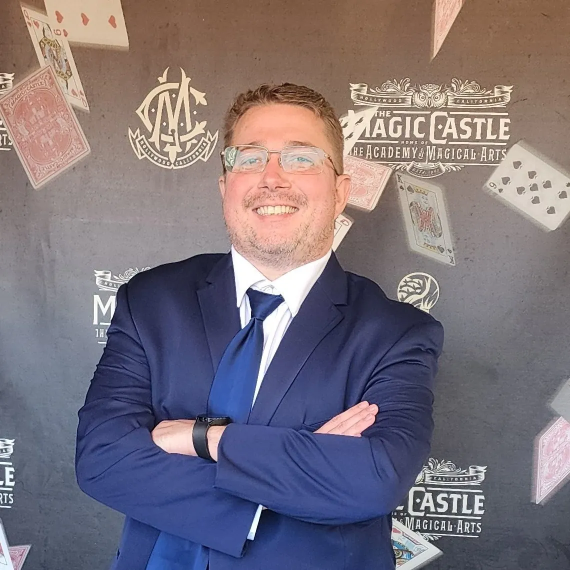
#> input picture img/derick-1140.webp, 1140 x 1140 px, found by its file name (shown at 1/2 size)
$ python make-og-image.py
#> lines starting #> are read from the running program, lines starting #| are printed output that depends on the picture; after the words box and inside, x2 and y2 are one past the last pixel; in counts of white or black regions, pixels touching at a corner belong together
#!/usr/bin/env python3
"""Compose static/img/og-1200x630.jpg from the existing headshot."""
from pathlib import Path
from PIL import Image, ImageDraw, ImageFont, ImageFilter

ROOT = Path(__file__).resolve().parent.parent
SHOT = Image.open(ROOT / "static/img/derick-1140.webp").convert("RGBA")
FONT = Path("/usr/share/fonts/truetype/sand-box/google/Inter/Inter-VariableFont_opsz,wght.ttf")
OUT = ROOT / "static/img/og-1200x630.jpg"
W, H = 1200, 630


def font(size, weight):
    f = ImageFont.truetype(str(FONT), size)
    f.set_variation_by_axes([min(max(size, 14), 32), weight])
    return f


def text_size(draw, fnt, text):
    b = draw.textbbox((0, 0), text, font=fnt)
    return b[2] - b[0], b[3] - b[1]


def main():
    img = Image.new("RGBA", (W, H), (7, 7, 13, 255))
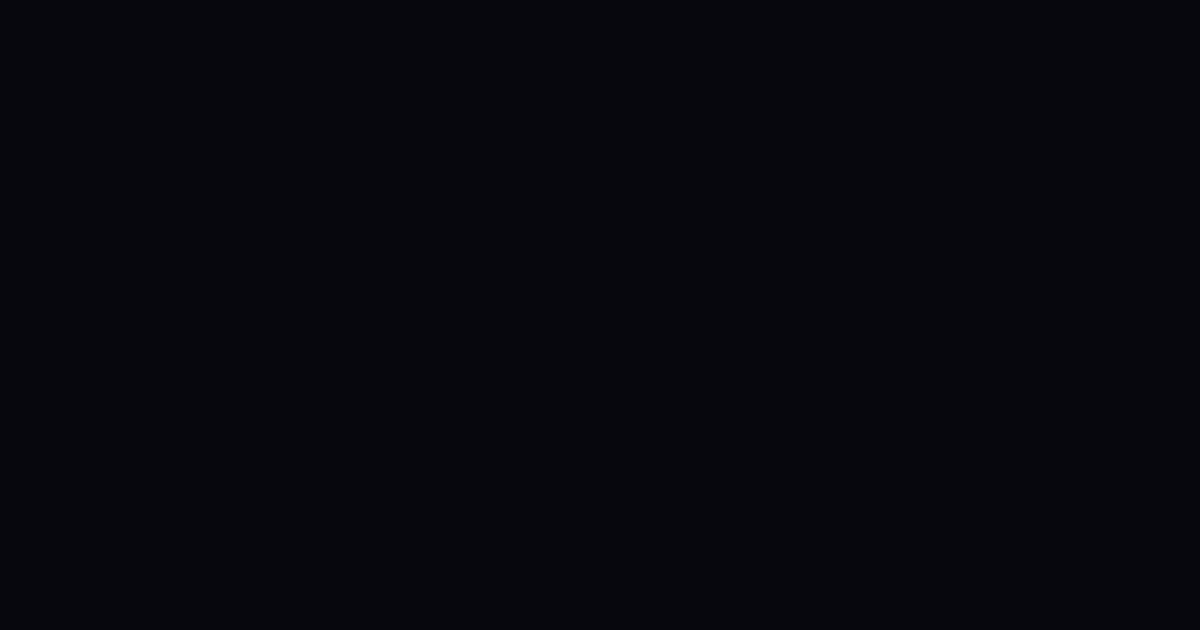
#> img: PIL image 1200x630 RGBA; mean R, G, B, A 7, 7, 13, 255
    glow = Image.new("RGBA", (W, H), (0, 0, 0, 0))
#> glow: PIL image 1200x630 RGBA; every value is 0
    gd = ImageDraw.Draw(glow)
    cx, cy = 280, 315
    for r, a in ((420, 28), (300, 40), (200, 28)):
        gd.ellipse((cx - r, cy - r, cx + r, cy + r), fill=(57, 255, 136, a))
    img = Image.alpha_composite(img, glow.filter(ImageFilter.GaussianBlur(80)))
    wash = Image.new("RGBA", (W, H), (0, 0, 0, 0))
    ImageDraw.Draw(wash).ellipse((700, -80, 1400, 500), fill=(61, 224, 255, 22))
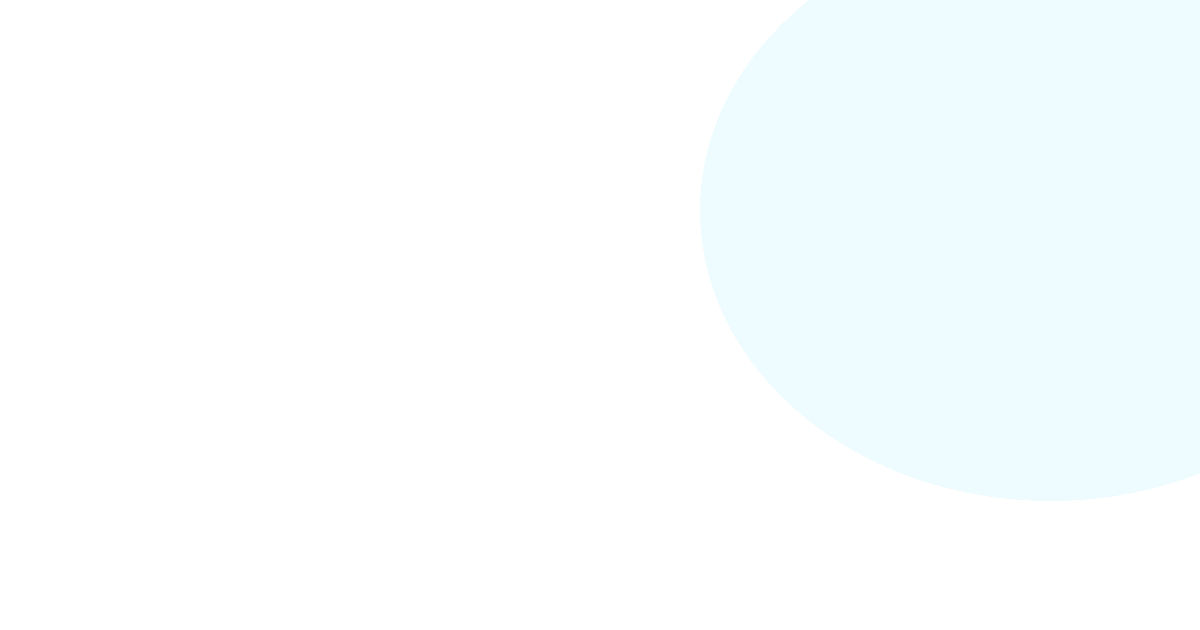
#> wash: PIL image 1200x630 RGBA; mean R, G, B, A 17.8, 65.2, 74.3, 6.4; transparent parts drawn white
    img = Image.alpha_composite(img, wash.filter(ImageFilter.GaussianBlur(70)))
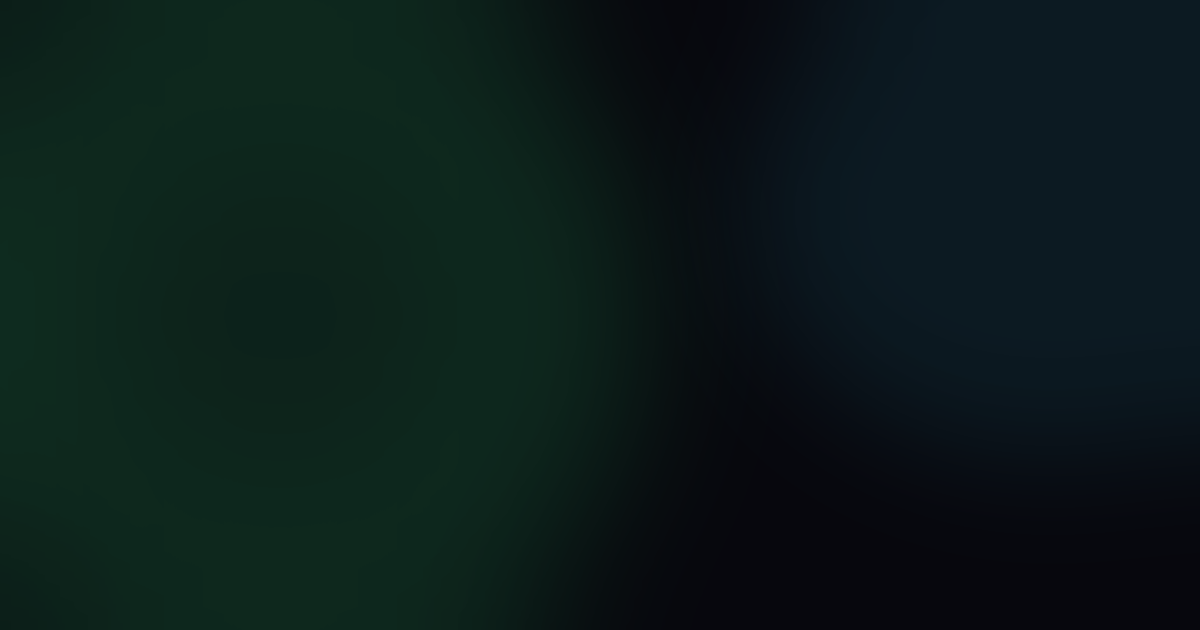
#> img: PIL image 1200x630 RGBA; mean R, G, B, A 11.3, 27.3, 25.8, 255
    draw = ImageDraw.Draw(img)

    size = 420
    portrait = SHOT.resize((size, size), Image.Resampling.LANCZOS)
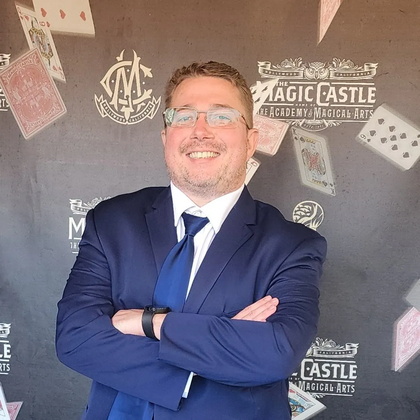
#> portrait: PIL image 420x420 RGBA; mean R, G, B, A 124.1, 114.8, 123.4, 255
    mask = Image.new("L", (size, size), 0)
#> mask: PIL image 420x420 L; every value is 0
    ImageDraw.Draw(mask).ellipse((0, 0, size - 1, size - 1), fill=255)
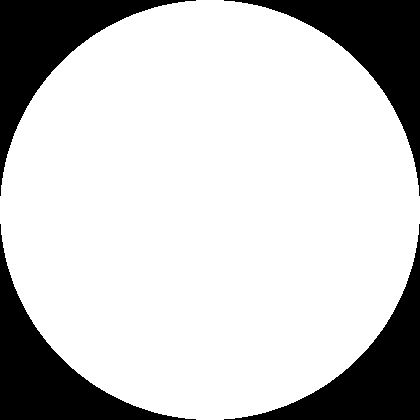
#> mask: PIL image 420x420 L; 78.5% white; 4 black regions, box (x1, y1, x2, y2) and area: (0, 0, 196, 196) 9490, (224, 0, 420, 196) 9490, (0, 224, 196, 420) 9490, (224, 224, 420, 420) 9490
    mask = mask.filter(ImageFilter.GaussianBlur(0.6))
    ring_pad = 8
    ring = Image.new("RGBA", (size + ring_pad * 2, size + ring_pad * 2), (0, 0, 0, 0))
#> ring: PIL image 436x436 RGBA; every value is 0
    ImageDraw.Draw(ring).ellipse(
        (0, 0, size + ring_pad * 2 - 1, size + ring_pad * 2 - 1),
        outline=(57, 255, 136, 255),
        width=6,
    )
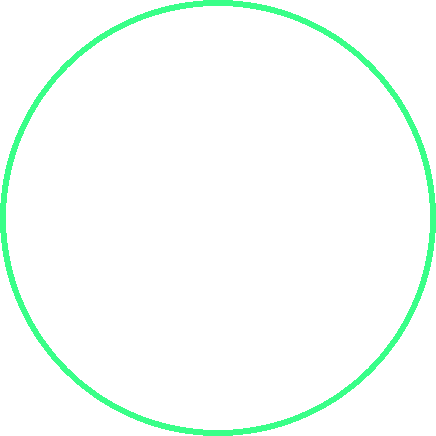
#> ring: PIL image 436x436 RGBA; mean R, G, B, A 2.4, 10.7, 5.7, 10.7; transparent parts drawn white
    px, py = 70, (H - size) // 2
    img.paste(ring, (px - ring_pad, py - ring_pad), ring)
    img.paste(portrait, (px, py), mask)
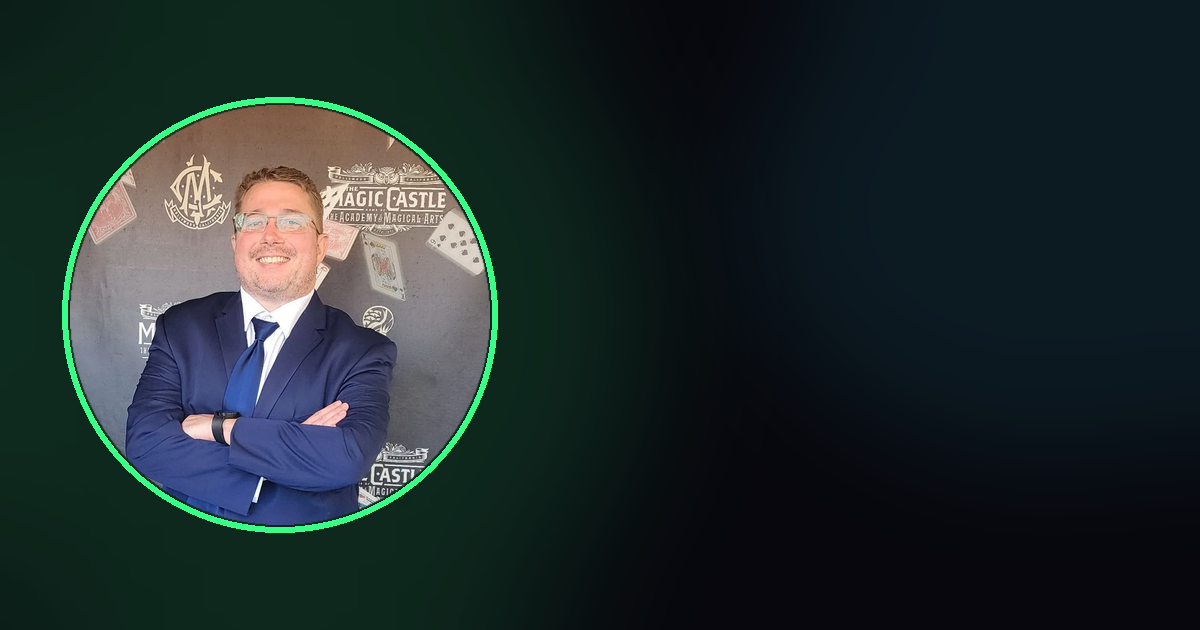
#> img: PIL image 1200x630 RGBA; mean R, G, B, A 31.8, 43.6, 44.8, 255
    draw = ImageDraw.Draw(img)

    tx = 560
    kicker_font = font(16, 700)
    name_font = font(64, 800)
    role_font = font(28, 500)
    studio_font = font(24, 500)
    kicker = "PRINCIPAL ENGINEER"
    lines = [
        ("DERICK JANSSEN", name_font, (236, 236, 246, 255)),
        ("Principal Engineer · Game Programmer", role_font, (160, 160, 184, 255)),
        ("Santa Barbara Games", studio_font, (57, 255, 136, 255)),
    ]
    heights = [text_size(draw, f, t)[1] for t, f, _ in lines]
    kicker_h = text_size(draw, kicker_font, kicker)[1]
    block_h = kicker_h + 14 + sum(heights) + 18 + 16
    ty = (H - block_h) // 2
    draw.text((tx, ty), kicker, font=kicker_font, fill=(57, 255, 136, 255))
    ty += kicker_h + 14
    draw.rectangle((tx, ty - 10, tx + 48, ty - 7), fill=(57, 255, 136, 255))
    for i, (text, fnt, color) in enumerate(lines):
        draw.text((tx, ty), text, font=fnt, fill=color)
        ty += heights[i] + (18 if i == 0 else 16 if i == 1 else 0)

    draw.rectangle((0, 0, W, 3), fill=(57, 255, 136, 180))
    draw.rectangle((0, H - 3, W, H), fill=(57, 255, 136, 180))
    img.convert("RGB").save(OUT, "JPEG", quality=90, optimize=True, subsampling=0)
    print(f"wrote {OUT} 1200x630")


if __name__ == "__main__":
#> (the run stopped early here; a loop or call above may not have finished)

$ run again, with img/derick-318.webp copied over img/derick-1140.webp
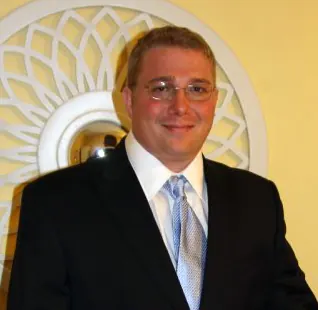
#> input picture img/derick-318.webp, 318 x 310 px, found by its file name
#> glow: PIL image 1200x630 RGBA; every value is 0
#> in main, `img.paste(portrait, (px, py), mask)`:
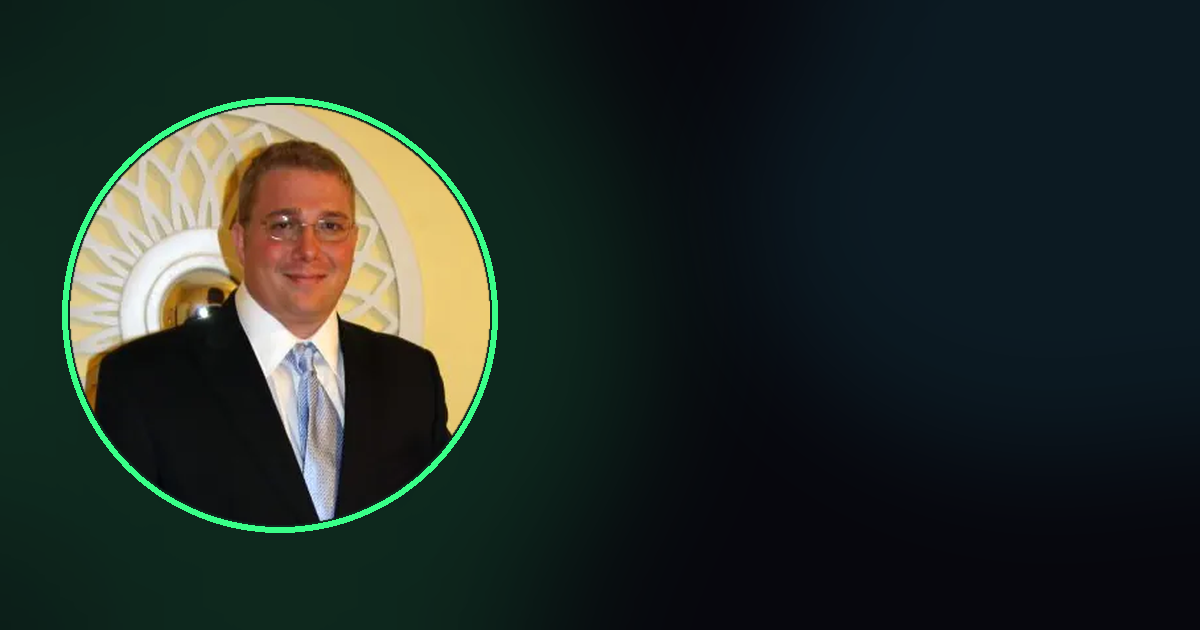
#> img: PIL image 1200x630 RGBA; mean R, G, B, A 34.2, 44.2, 38.7, 255
